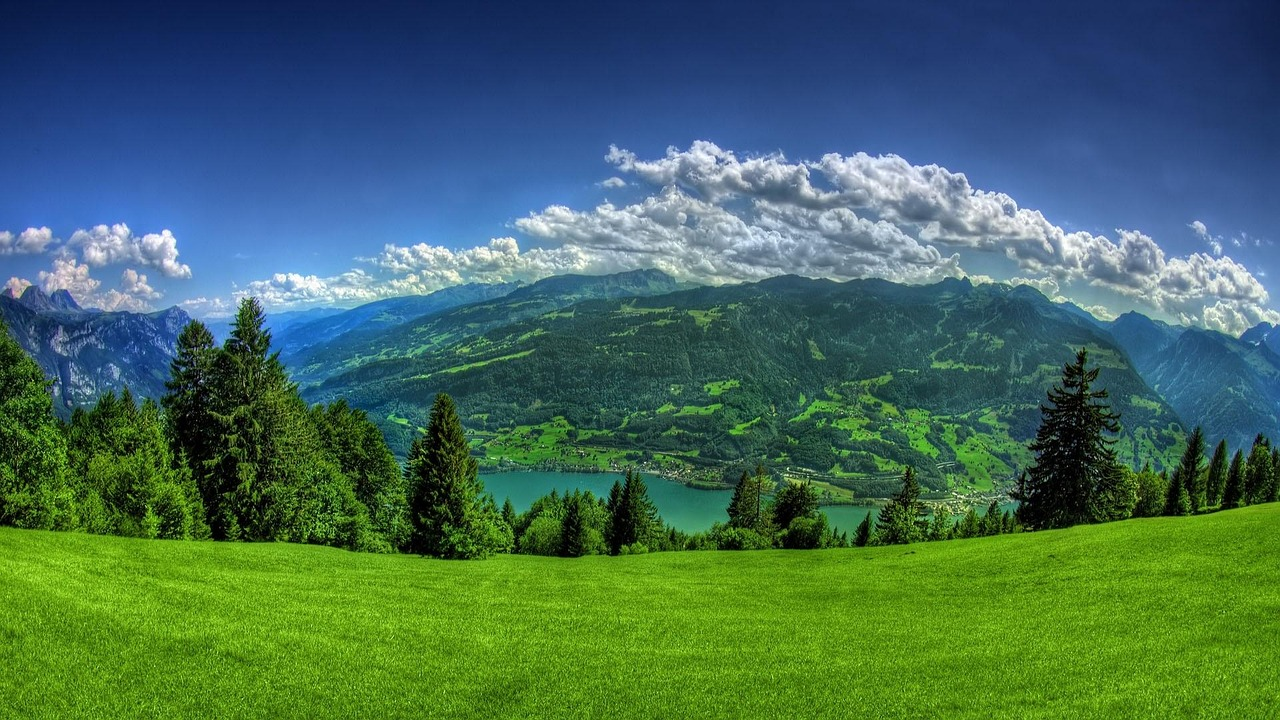
#> input picture solved tasks/beautiful-natural-image-1844362_1280.jpg, 1280 x 720 px, found by its file name
$ python 'task 10.py'
#> lines starting #> are read from the running program, lines starting #| are printed output that depends on the picture
import cv2 as cv
import numpy as np
import matplotlib.pyplot as plt
import sys

# Load image
path = r"C:\Users\ASUS\OneDrive\Desktop\skyexperts tasks\task 1\beautiful-natural-image-1844362_1280.jpg"

img = cv.imread(path)
#> img is the input picture: shape (720, 1280, 3); mean B, G, R 89, 106.7, 68

# Check if image was loaded successfully
if img is None:
    print("Error: Could not read the image.")
    sys.exit()

# Apply blur using a 5x5 kernel
blurred = cv.blur(img, (5, 5))

# Sharpening kernel - normal strength
kernel1 = np.array([
    [0, -1, 0],
    [-1, 5, -1],
    [0, -1, 0]
])

# Sharpening kernel - stronger
kernel2 = np.array([
    [0, -2, 0],
    [-2, 9, -2],
    [0, -2, 0]
])

# Apply sharpening to the blurred image
sharpened1 = cv.filter2D(blurred, -1, kernel1)
sharpened2 = cv.filter2D(blurred, -1, kernel2)

# Display results
plt.figure(figsize=(16, 8))

plt.subplot(2, 2, 1)
plt.imshow(cv.cvtColor(img, cv.COLOR_BGR2RGB))
plt.title("Original Image")
plt.axis("off")

plt.subplot(2, 2, 2)
plt.imshow(cv.cvtColor(blurred, cv.COLOR_BGR2RGB))
plt.title("Blurred Image (5x5)")
plt.axis("off")

plt.subplot(2, 2, 3)
plt.imshow(cv.cvtColor(sharpened1, cv.COLOR_BGR2RGB))
plt.title("Sharpened - Kernel 1")
plt.axis("off")

plt.subplot(2, 2, 4)
plt.imshow(cv.cvtColor(sharpened2, cv.COLOR_BGR2RGB))
plt.title("Sharpened - Kernel 2 (Stronger)")
plt.axis("off")

plt.tight_layout()
plt.show()
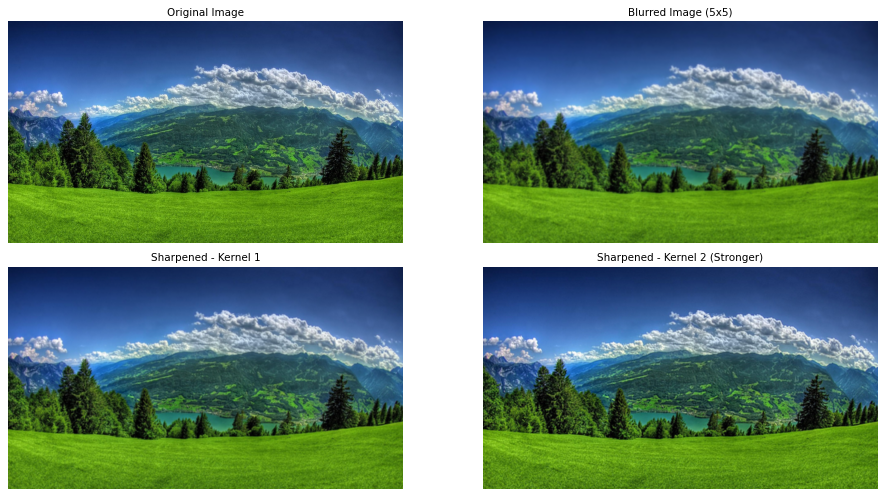
#> figure drawn by matplotlib, 4 panels

$ run again, with solved tasks/images.jpg copied over solved tasks/beautiful-natural-image-1844362_1280.jpg
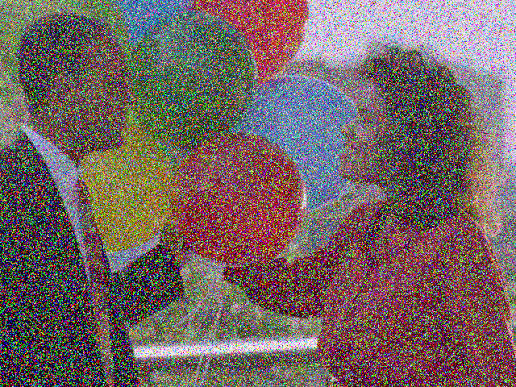
#> input picture solved tasks/images.jpg, 516 x 387 px, found by its file name
#> img is the input picture: shape (387, 516, 3); mean B, G, R 98.9, 99.7, 115.8
#> `sharpened2 = cv.filter2D(blurred, -1, kernel2)`:
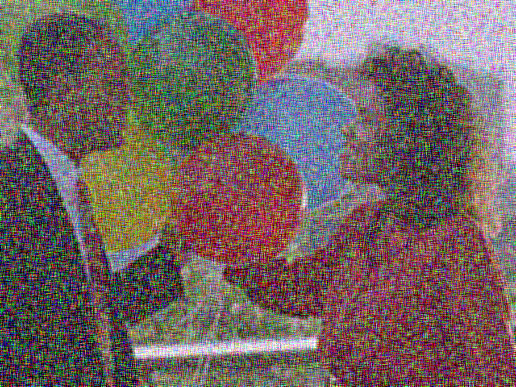
#> sharpened2: shape (387, 516, 3); mean B, G, R 99.5, 100.4, 116.1
#> `plt.show()`:
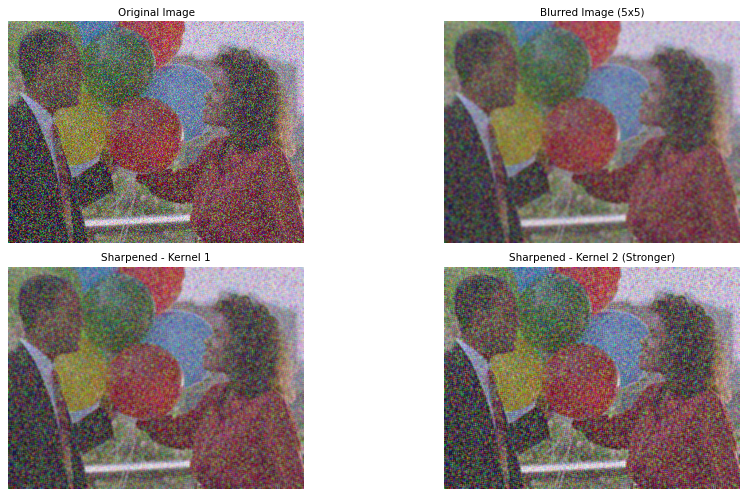
#> figure drawn by matplotlib, 4 panels
